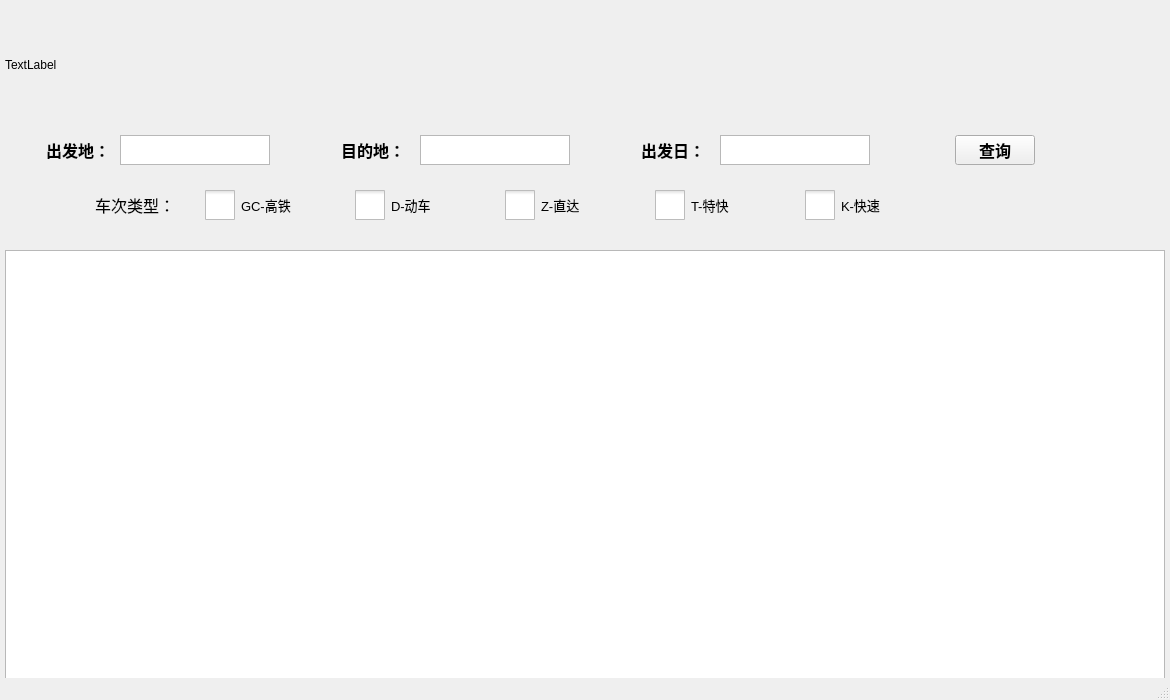
<?xml version="1.0" encoding="UTF-8"?>
<ui version="4.0">
 <class>CheckTickets</class>
 <widget class="QMainWindow" name="CheckTickets">
  <property name="geometry">
   <rect>
    <x>0</x>
    <y>0</y>
    <width>1170</width>
    <height>700</height>
   </rect>
  </property>
  <property name="windowTitle">
   <string>MainWindow</string>
  </property>
  <widget class="QWidget" name="centralwidget">
   <widget class="QLabel" name="label_img">
    <property name="geometry">
     <rect>
      <x>5</x>
      <y>5</y>
      <width>1160</width>
      <height>120</height>
     </rect>
    </property>
    <property name="text">
     <string>TextLabel</string>
    </property>
   </widget>
   <widget class="QTableView" name="tableView">
    <property name="geometry">
     <rect>
      <x>5</x>
      <y>250</y>
      <width>1160</width>
      <height>450</height>
     </rect>
    </property>
   </widget>
   <widget class="QWidget" name="widget_query" native="true">
    <property name="geometry">
     <rect>
      <x>5</x>
      <y>125</y>
      <width>1165</width>
      <height>50</height>
     </rect>
    </property>
    <widget class="QLabel" name="label_1">
     <property name="geometry">
      <rect>
       <x>5</x>
       <y>0</y>
       <width>100</width>
       <height>50</height>
      </rect>
     </property>
     <property name="font">
      <font>
       <pointsize>12</pointsize>
       <bold>true</bold>
      </font>
     </property>
     <property name="text">
      <string>出发地：</string>
     </property>
     <property name="alignment">
      <set>Qt::AlignRight|Qt::AlignTrailing|Qt::AlignVCenter</set>
     </property>
    </widget>
    <widget class="QLabel" name="label_2">
     <property name="geometry">
      <rect>
       <x>300</x>
       <y>0</y>
       <width>100</width>
       <height>50</height>
      </rect>
     </property>
     <property name="font">
      <font>
       <pointsize>12</pointsize>
       <bold>true</bold>
      </font>
     </property>
     <property name="text">
      <string>目的地：</string>
     </property>
     <property name="alignment">
      <set>Qt::AlignRight|Qt::AlignTrailing|Qt::AlignVCenter</set>
     </property>
    </widget>
    <widget class="QLabel" name="label_3">
     <property name="geometry">
      <rect>
       <x>600</x>
       <y>0</y>
       <width>100</width>
       <height>50</height>
      </rect>
     </property>
     <property name="font">
      <font>
       <pointsize>12</pointsize>
       <bold>true</bold>
      </font>
     </property>
     <property name="text">
      <string>出发日：</string>
     </property>
     <property name="alignment">
      <set>Qt::AlignRight|Qt::AlignTrailing|Qt::AlignVCenter</set>
     </property>
    </widget>
    <widget class="QPushButton" name="pushButton">
     <property name="geometry">
      <rect>
       <x>950</x>
       <y>10</y>
       <width>80</width>
       <height>30</height>
      </rect>
     </property>
     <property name="font">
      <font>
       <pointsize>12</pointsize>
       <bold>true</bold>
      </font>
     </property>
     <property name="contextMenuPolicy">
      <enum>Qt::DefaultContextMenu</enum>
     </property>
     <property name="text">
      <string>查询</string>
     </property>
    </widget>
    <widget class="QTextEdit" name="textEdit_1">
     <property name="geometry">
      <rect>
       <x>115</x>
       <y>10</y>
       <width>150</width>
       <height>30</height>
      </rect>
     </property>
    </widget>
    <widget class="QTextEdit" name="textEdit_2">
     <property name="geometry">
      <rect>
       <x>415</x>
       <y>10</y>
       <width>150</width>
       <height>30</height>
      </rect>
     </property>
    </widget>
    <widget class="QTextEdit" name="textEdit_3">
     <property name="geometry">
      <rect>
       <x>715</x>
       <y>10</y>
       <width>150</width>
       <height>30</height>
      </rect>
     </property>
    </widget>
   </widget>
   <widget class="QWidget" name="widget_checkbox" native="true">
    <property name="geometry">
     <rect>
      <x>5</x>
      <y>180</y>
      <width>1165</width>
      <height>50</height>
     </rect>
    </property>
    <widget class="QLabel" name="label_type">
     <property name="geometry">
      <rect>
       <x>50</x>
       <y>0</y>
       <width>120</width>
       <height>50</height>
      </rect>
     </property>
     <property name="font">
      <font>
       <pointsize>12</pointsize>
      </font>
     </property>
     <property name="text">
      <string>车次类型：</string>
     </property>
     <property name="alignment">
      <set>Qt::AlignRight|Qt::AlignTrailing|Qt::AlignVCenter</set>
     </property>
    </widget>
    <widget class="QCheckBox" name="checkBox_G">
     <property name="geometry">
      <rect>
       <x>200</x>
       <y>0</y>
       <width>120</width>
       <height>50</height>
      </rect>
     </property>
     <property name="maximumSize">
      <size>
       <width>16777215</width>
       <height>16777215</height>
      </size>
     </property>
     <property name="font">
      <font>
       <pointsize>10</pointsize>
      </font>
     </property>
     <property name="styleSheet">
      <string notr="true">QCheckBox::indicator {width: 30px; height: 30px;}</string>
     </property>
     <property name="text">
      <string>GC-高铁</string>
     </property>
    </widget>
    <widget class="QCheckBox" name="checkBox_D">
     <property name="geometry">
      <rect>
       <x>350</x>
       <y>0</y>
       <width>120</width>
       <height>50</height>
      </rect>
     </property>
     <property name="font">
      <font>
       <pointsize>10</pointsize>
      </font>
     </property>
     <property name="styleSheet">
      <string notr="true">QCheckBox::indicator {width: 30px; height: 30px;}</string>
     </property>
     <property name="text">
      <string>D-动车</string>
     </property>
    </widget>
    <widget class="QCheckBox" name="checkBox_Z">
     <property name="geometry">
      <rect>
       <x>500</x>
       <y>0</y>
       <width>120</width>
       <height>50</height>
      </rect>
     </property>
     <property name="font">
      <font>
       <pointsize>10</pointsize>
      </font>
     </property>
     <property name="styleSheet">
      <string notr="true">QCheckBox::indicator {width: 30px; height: 30px;}</string>
     </property>
     <property name="text">
      <string>Z-直达</string>
     </property>
    </widget>
    <widget class="QCheckBox" name="checkBox_T">
     <property name="geometry">
      <rect>
       <x>650</x>
       <y>0</y>
       <width>120</width>
       <height>50</height>
      </rect>
     </property>
     <property name="font">
      <font>
       <pointsize>10</pointsize>
      </font>
     </property>
     <property name="styleSheet">
      <string notr="true">QCheckBox::indicator {width: 30px; height: 30px;}</string>
     </property>
     <property name="text">
      <string>T-特快</string>
     </property>
    </widget>
    <widget class="QCheckBox" name="checkBox_K">
     <property name="geometry">
      <rect>
       <x>800</x>
       <y>0</y>
       <width>120</width>
       <height>50</height>
      </rect>
     </property>
     <property name="sizeIncrement">
      <size>
       <width>0</width>
       <height>0</height>
      </size>
     </property>
     <property name="baseSize">
      <size>
       <width>0</width>
       <height>0</height>
      </size>
     </property>
     <property name="font">
      <font>
       <pointsize>10</pointsize>
      </font>
     </property>
     <property name="styleSheet">
      <string notr="true">QCheckBox::indicator {width: 30px; height: 30px;}</string>
     </property>
     <property name="text">
      <string>K-快速</string>
     </property>
    </widget>
   </widget>
  </widget>
  <widget class="QMenuBar" name="menubar">
   <property name="geometry">
    <rect>
     <x>0</x>
     <y>0</y>
     <width>1170</width>
     <height>22</height>
    </rect>
   </property>
  </widget>
  <widget class="QStatusBar" name="statusbar"/>
 </widget>
 <resources/>
 <connections/>
</ui>
